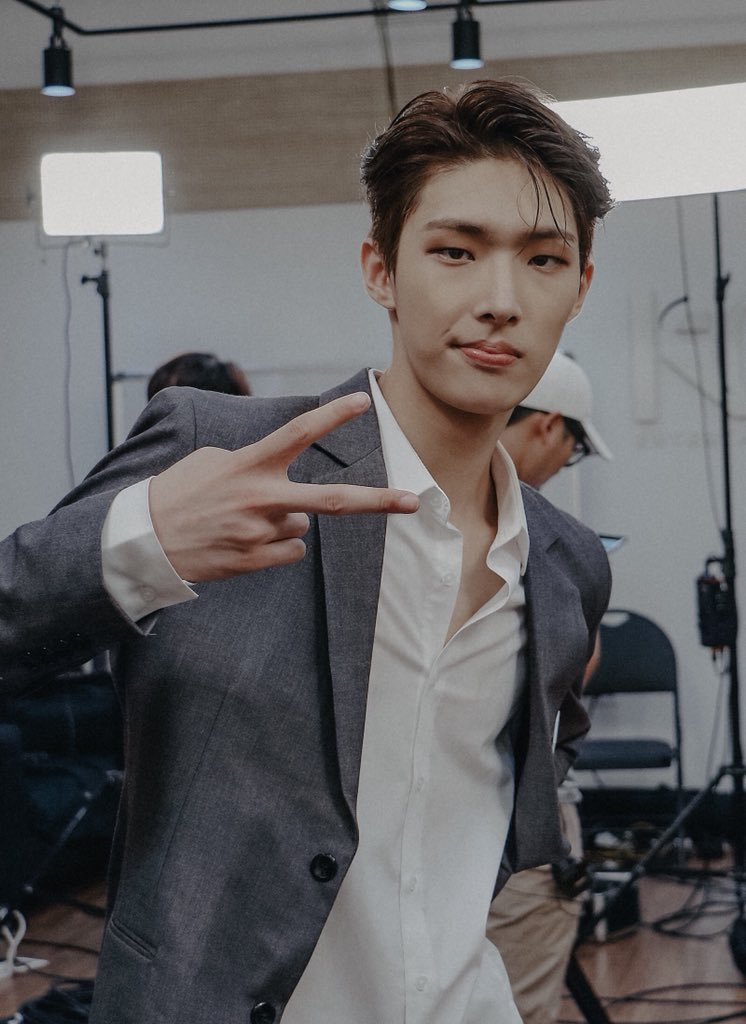
#> input picture NewAssignment/original.jpg, 746 x 1024 px
$ python another.py
#> lines starting #> are read from the running program, lines starting #| are printed output that depends on the picture
# Install the package Pillow:   pip install pillow
from PIL import Image

# The documentation is here,
# https://pillow.readthedocs.io/en/stable/reference/Image.html#
# please just look at the Image Module and Image Class section
# Read about this module/class and its relevant information, but dont worry about other classes/modules for now
# (unless you have to)


# Read an image using Pillow, using filename
old_image = Image.open("original.jpg")
#> old_image is the input picture: PIL image 746x1024 RGB; mean R, G, B 101.1, 98.7, 99.6

# Open the old image
old_image.show()

# In the terminal, hit enter to continue
input("HIT ENTER TO CONTINUE......")

new_image = Image.new("RGB", old_image.size)
#> new_image: PIL image 746x1024 RGB; every value is 0

# Loop over an image, pixel by pixel
for x in range(old_image.width):
    for y in range(old_image.height):
        # Get the value of the current pixel in the old image, it will be a tuple in format (R,G,B)
        pixel_value = old_image.getpixel((x, y))

        # Update the value of the new image with the value from the old image pixel, but using Red=255
        new_image.putpixel((x,y), (255, pixel_value[1], pixel_value[2]))
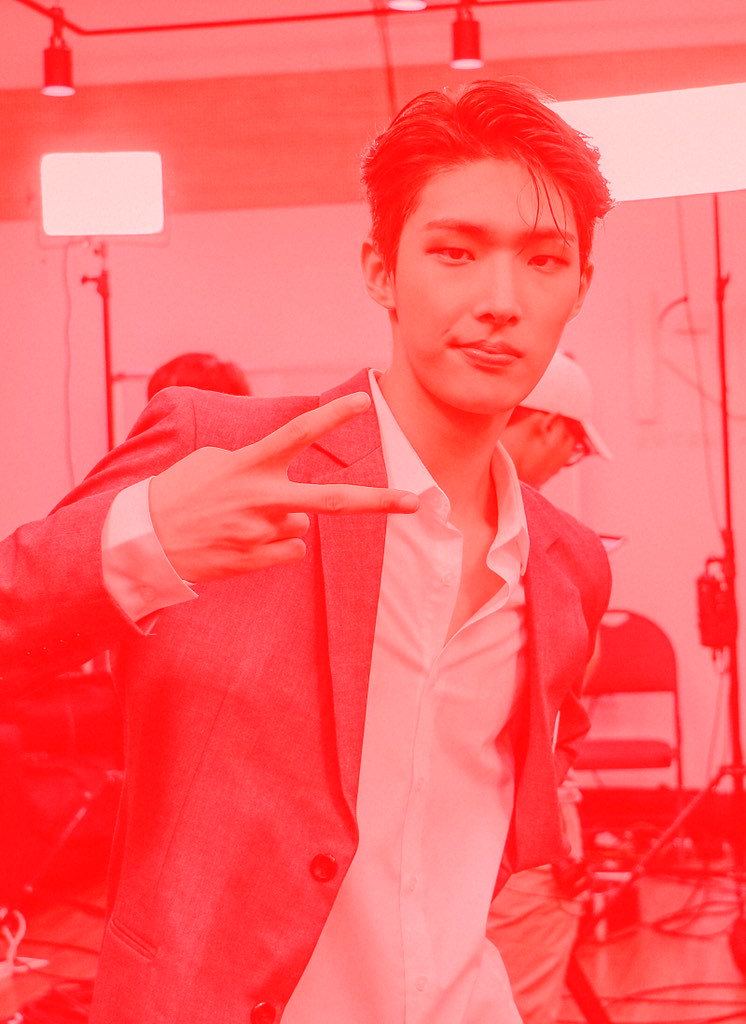
#> new_image: PIL image 746x1024 RGB; mean R, G, B 255, 98.7, 99.6

# Show the newly modified image, tada
new_image.show()

# ===================== ASSIGNMENT ===========================

# Please create a Python module (.py file) contains AT LEAST 3 FUNCTIONS as follow:
# 1. Apply a filter (like instagram filter) of your choice to a given image (input: filename)
# 2. Rotate an image 90 degree (do not use the rotate function of PIL), using pixel modification (cpying and moving pixel around) (like above) (input: fileName).
# 3. HARD: Given an image with white background, replace the background with a given background image (input: originalFileName, backgroundFileName)

$ run again, with NewAssignment/sample.jpg copied over NewAssignment/original.jpg
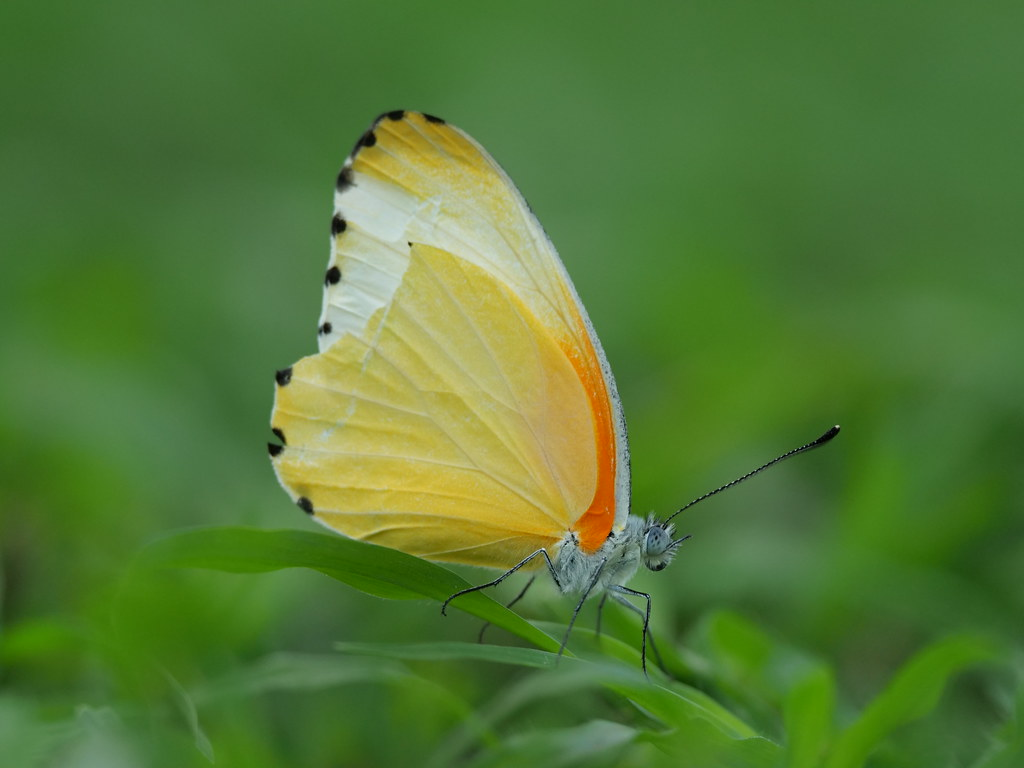
#> input picture NewAssignment/sample.jpg, 1024 x 768 px
#> old_image is the input picture: PIL image 1024x768 RGB; mean R, G, B 84.1, 121.4, 54.2
#> after the loop `for x in range(old_image.width):`:
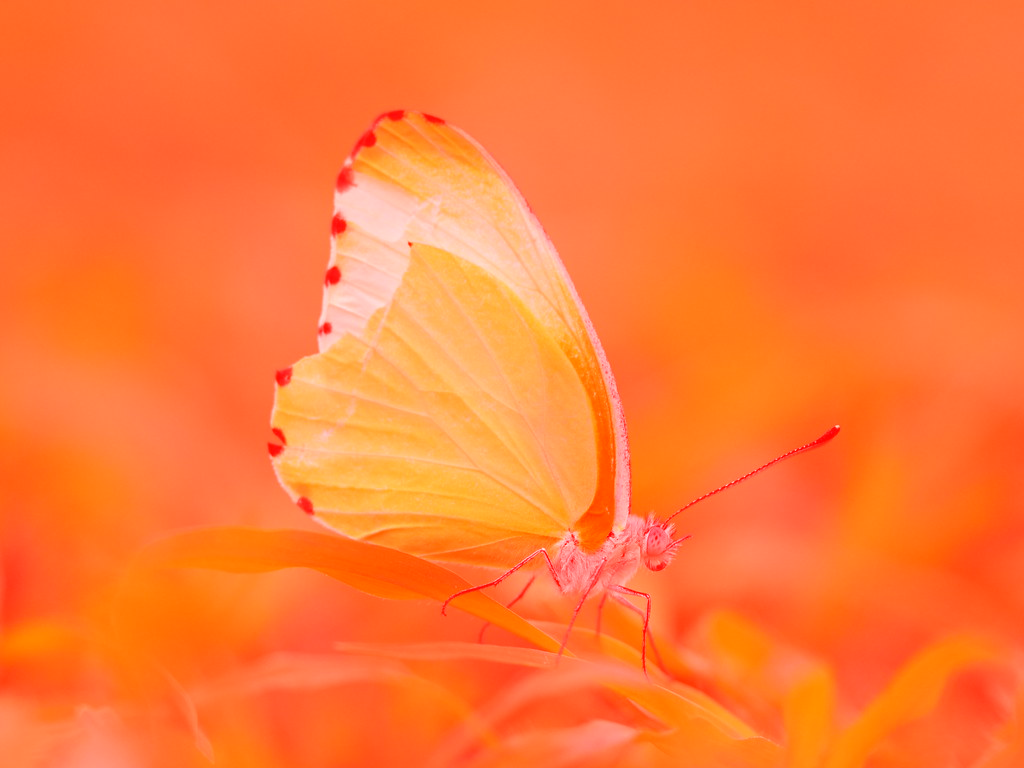
#> new_image: PIL image 1024x768 RGB; mean R, G, B 255, 121.4, 54.2
